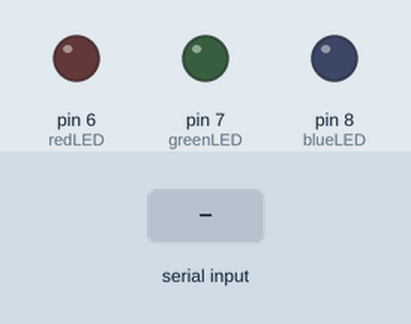
Recording of a sketch running on a simulated Arduino Uno, built with avr-gcc and run on an emulated ATmega328P. Parts: output pins drawn as LEDs (lit = HIGH). Dashed ring = blinking. The test bench sets the inputs (shaded band).

Above: at 1.2 s.
1.3 s: "F" received over Serial
At 1.45 s:
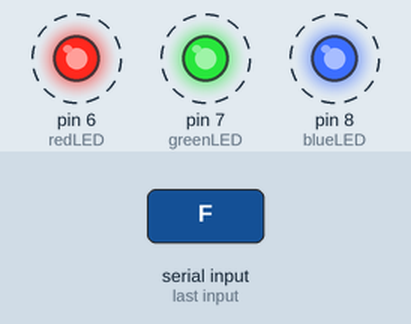
4.3 s: "R" received over Serial
At 4.8 s:
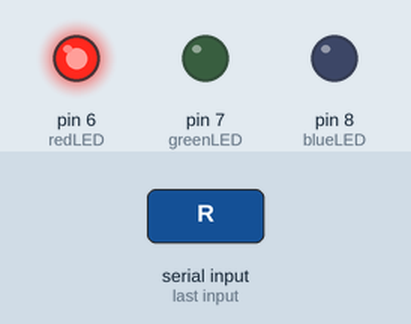
5.8 s: "G" received over Serial
At 7.0 s:
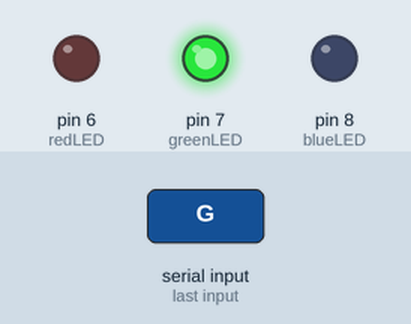
7.3 s: "B" received over Serial
At 8.3 s:
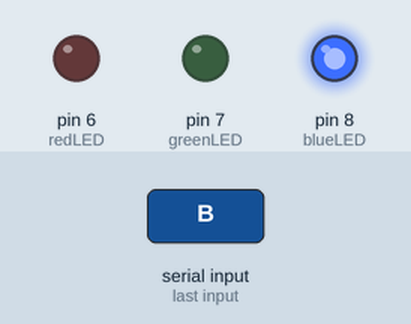
8.8 s: "X" received over Serial
At 9.5 s:
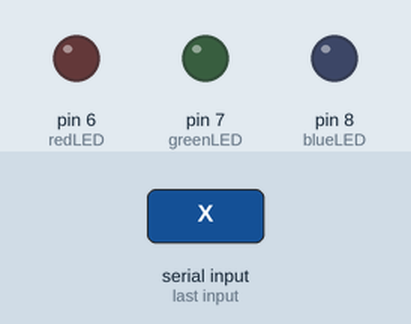
Timing chart, 0 to 11.3 s (numbered marks = the images above; inputs shaded):
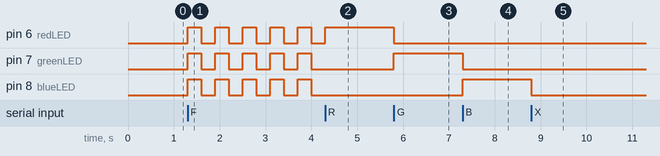

Measured:
- after the input at 1.3 s, pin 6 (redLED), pin 7 (greenLED), pin 8 (blueLED): alternates HIGH for 0.30 s and LOW for 0.30 s, starting at once
- after the input at 4.3 s, pin 6 (redLED): LOW → HIGH at once
- after the input at 5.8 s, pin 6 (redLED): HIGH → LOW at once; pin 7 (greenLED): LOW → HIGH at once
- after the input at 7.3 s, pin 7 (greenLED): HIGH → LOW at once; pin 8 (blueLED): LOW → HIGH at once
- after the input at 8.8 s, pin 8 (blueLED): HIGH → LOW at once

The sketch:

hardwarecode.ino
```cpp
/*
  Author: Tanvi Kohli
  Date: 2026-06-28
  Description: Bluetooth led controller
*/
char command;

int redLED = 6;
int greenLED = 7;
int blueLED = 8;

void setup() {
  pinMode(redLED, OUTPUT);
  pinMode(greenLED, OUTPUT);
  pinMode(blueLED, OUTPUT);

  Serial.begin(9600);  // HC-05 default baud rate
}

void loop() {
  if (Serial.available() > 0) {
    command = Serial.read();

    switch (command) {

      case 'R':   // Red ON
        digitalWrite(redLED, HIGH);
        digitalWrite(greenLED, LOW);
        digitalWrite(blueLED, LOW);
        break;

      case 'G':   // Green ON
        digitalWrite(redLED, LOW);
        digitalWrite(greenLED, HIGH);
        digitalWrite(blueLED, LOW);
        break;

      case 'B':   // Blue ON
        digitalWrite(redLED, LOW);
        digitalWrite(greenLED, LOW);
        digitalWrite(blueLED, HIGH);
        break;

      case 'X':   // All OFF
        digitalWrite(redLED, LOW);
        digitalWrite(greenLED, LOW);
        digitalWrite(blueLED, LOW);
        break;

      case 'F':   // Flash all LEDs 5 times
        for (int i = 0; i < 5; i++) {
          digitalWrite(redLED, HIGH);
          digitalWrite(greenLED, HIGH);
          digitalWrite(blueLED, HIGH);
          delay(300);

          digitalWrite(redLED, LOW);
          digitalWrite(greenLED, LOW);
          digitalWrite(blueLED, LOW);
          delay(300);
        }
        break;
    }
  }
}
```
